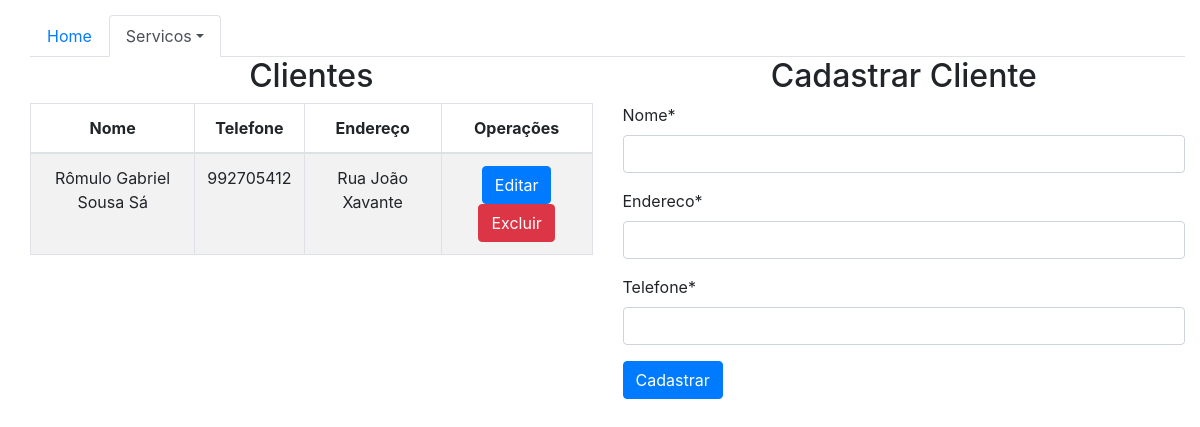
/sistema/pessoas/ (signed in), run on an earlier commit of the app's database.
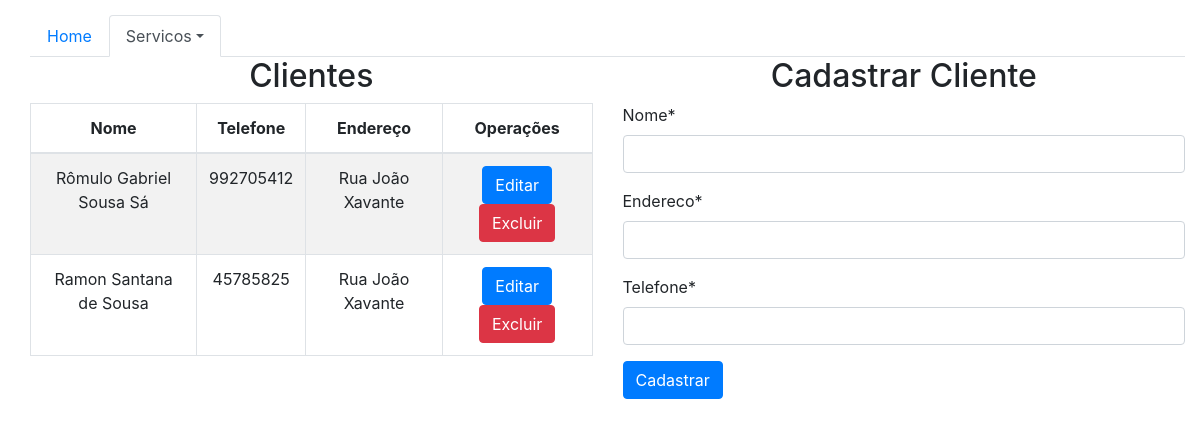
And on a later commit of the database.
### core/models.py (models this page shows, shortened)
class Pessoa(models.Model):
    nome = models.CharField(max_length=100)
    endereco = models.CharField(max_length=150)
    telefone = models.CharField(max_length=13)

### core/views.py (the view)
@login_required
def all_pessoas(request):
    pessoas = Pessoa.objects.all()
    formulario = PessoaForm()
    data = {'pessoas': pessoas, 'form': formulario}
    return render(request, 'core/pessoas.html', data)

### core/forms.py
class PessoaForm(ModelForm):
    class Meta:
        model = Pessoa
        fields = '__all__'

### templates/core/pessoas.html (shortened to what this page needs)
{% extends 'core/../base.html' %}
{% load crispy_forms_filters %}
{% block menu %}
	<div class="row">
		<div class="col">
			<nav class="nav nav-tabs">
				<li class="nav-item">
					<a class="nav-link" href="{% url 'core_home' %}">Home</a>
				</li>
				<li class="nav-item dropdown">
				<li class="nav-item active dropdown">
					<a class="nav-link dropdown-toggle active" data-toggle="dropdown" href="#" role="button"
					   aria-haspopup="true" aria-expanded="false">Servicos</a>
				</li>
			</nav>
		</div>
	</div>
{% endblock %}
{% block content %}
	<div class="row">
		<div class="col-6">
			<h2 style="text-align: center">Clientes</h2>
			<table class="table table-striped table-bordered" style="text-align: center;">
				<thead>
				<tr>
					<th scope="col">Nome</th>
					<th scope="col">Telefone</th>
					<th scope="col">Endereço</th>
					<th scope="col">Operações</th>
				</tr>
				</thead>
				<tbody>
				{% for pessoa in pessoas %}
					<tr>
					<td>{{ pessoa.nome }}</td>
					<td>{{ pessoa.telefone }}</td>
					<td>{{ pessoa.endereco }}</td>
					<td><a href="{% url 'core_update_pessoa' pessoa.id %}">
						<button type="submit" class="btn btn-primary">Editar</button>
					</a>
						<a href="{% url 'core_delete_pessoa' pessoa.id %}">
							<button type="button" class="btn btn-danger">Excluir</button>
						</a>
					</td>
				{% endfor %}
				</tbody>
			</table>
		</div>
		<div class="col-6">
			<h2 style="text-align: center">Cadastrar Cliente</h2>
			<form action="{% url 'core_nova_pessoa' %}" method="POST">
				{{ form|crispy }}
				<button type="submit" class="btn btn-primary">Cadastrar</button>
			</form>
		</div>
	</div>
{% endblock %}

What changed in the data, as far as the page shows it:
added Pessoa: nome "Ramon Santana de Sousa", telefone "45785825", endereco "Rua João Xavante"
